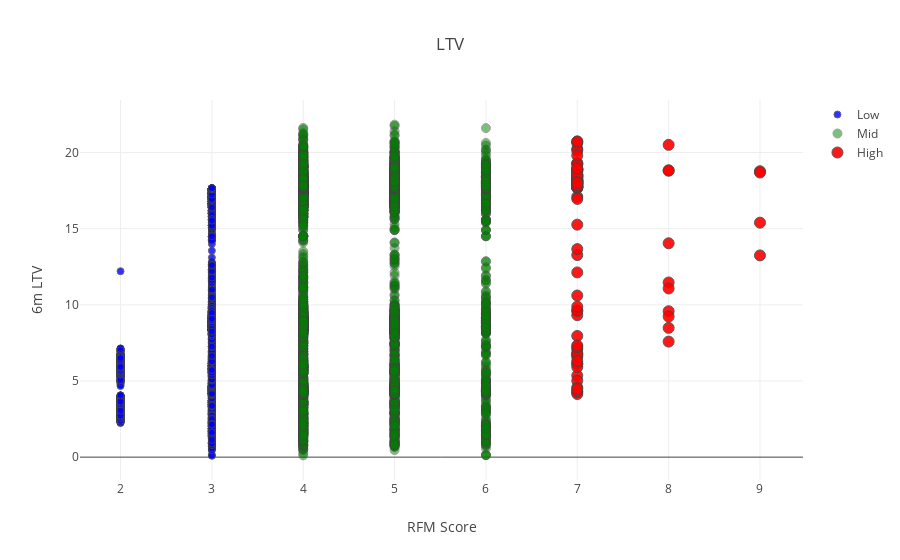

The notebook cell this image was saved under:
### Code cell
import plotly.plotly as py
import plotly.offline as pyoff
import plotly.graph_objs as go
pyoff.init_notebook_mode(connected=True)
%matplotlib inline

plot_data = [
    go.Scatter(
        x=purchases.query("Segment == 0")['OverallScore'],
        y=purchases.query("Segment == 0")['logRevenue'],
        mode='markers',
        name='Low',
        marker= dict(size= 7,
            line= dict(width=1),
            color= 'blue',
            opacity= 0.8
           )
    ),
        go.Scatter(
        x=purchases.query("Segment == 1")['OverallScore'],
        y=purchases.query("Segment == 1")['logRevenue'],
        mode='markers',
        name='Mid',
        marker= dict(size= 9,
            line= dict(width=1),
            color= 'green',
            opacity= 0.5
           )
    ),
        go.Scatter(
        x=purchases.query("Segment == 2")['OverallScore'],
        y=purchases.query("Segment == 2")['logRevenue'],
        mode='markers',
        name='High',
        marker= dict(size= 11,
            line= dict(width=1),
            color= 'red',
            opacity= 0.9
           )
    )
]

plot_layout = go.Layout(
        yaxis= {'title': "6m LTV"},
        xaxis= {'title': "RFM Score"},
        title='LTV'
    )

fig = go.Figure(data=plot_data, layout=plot_layout)
pyoff.iplot(fig);

### Figure 1 — Plotly figure (JSON) as saved in the notebook; plotly's stock layout.template omitted (floating-point values rounded to 4 significant figures; data arrays with more than 128 entries replaced by an {"elided": "..."} marker saying what was removed)
{"data": [{"marker": {"color": "blue", "line": {"width": 1}, "opacity": 0.8, "size": 7}, "mode": "markers", "name": "Low", "type": "scatter", "uid": "54def30c-537e-11ea-8c3b-9cf387aca76c", "x": {"elided": "5138 int values"}, "y": {"elided": "5138 float values"}}, {"marker": {"color": "green", "line": {"width": 1}, "opacity": 0.5, "size": 9}, "mode": "markers", "name": "Mid", "type": "scatter", "uid": "54def500-537e-11ea-857e-9cf387aca76c", "x": {"elided": "4794 int values"}, "y": {"elided": "4794 float values"}}, {"marker": {"color": "red", "line": {"width": 1}, "opacity": 0.9, "size": 11}, "mode": "markers", "name": "High", "type": "scatter", "uid": "54def5fa-537e-11ea-8661-9cf387aca76c", "x": [7, 7, 7, 7, 7, 7, 7, 7, 7, 7, 7, 7, 7, 7, 7, 7, 7, 7, 7, 7, 7, 7, 7, 7, 7, 8, 8, 8, 8, 8, 8, 7, 7, 7, 8, 9, 9, 7, 7, 7, 8, 9, 9, 7, 7, 7, 7, 7, 7, 8, 8, 7, 7, 7, 7, 7, 7, 7, 7, 7, 7, 7, 7, 7, 7, 7, 7, 7, 7, 7, 7, 7, 7, 7, 7, 7, 7, 7, 7, 7, 7, 7, 7, 7, 7, 7, 7, 7, 7, 7, 7, 7, 7, 7, 7, 7, 7, 7], "y": [6.13, 5.353, 4.256, 6.583, 4.144, 5.017, 7.083, 6.127, 4.331, 5.909, 4.577, 6.846, 6.725, 4.475, 6.732, 6.311, 7.956, 9.626, 9.319, 10.61, 7.224, 9.604, 12.13, 9.882, 7.335, 9.579, 8.487, 9.233, 11.47, 11.07, 7.585, 13.27, 13.66, 15.26, 14.04, 13.24, 15.39, 17.1, 16.95, 18.87, 18.83, 18.77, 18.68, 17.98, 17.97, 17.75, 18.82, 18.38, 18.7, 18.8, 20.5, 18.23, 17.7, 19.27, 20.72, 18.95, 18.89, 17.81, 17.9, 18.9, 17.74, 17.67, 18.19, 17.97, 18.11, 18.04, 20.24, 18.11, 20.62, 20.12, 18.14, 18.06, 19.3, 17.69, 20.72, 17.78, 17.92, 17.98, 18.54, 18.42, 18.52, 18.2, 18.27, 19.23, 18.36, 18.83, 17.73, 17.77, 18.11, 18.54, 19.8, 18.41, 17.89, 18.5, 18.06, 18.95, 17.84, 18.01]}], "layout": {"title": "LTV", "xaxis": {"title": "RFM Score"}, "yaxis": {"title": "6m LTV"}}}
